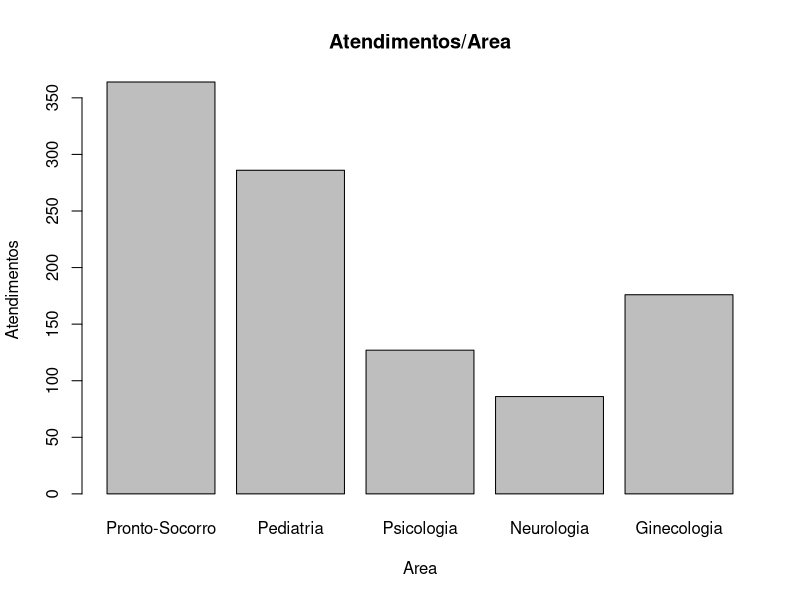

The R source for this figure:
# Instalando biblioteca readxl para importar para o R arquivos com extensão .xls ou .xlsx.
if (!("readxl") %in% installed.packages()) install.packages("readxl")
library(readxl)

exercicio7 <- read_excel("./dados/exercicio7.xls")

barplot(exercicio7$Atendimento,
        main = "Atendimentos/Area",
        xlab = "Area",
        ylab = "Atendimentos",
        names.arg = exercicio7$Áreas)